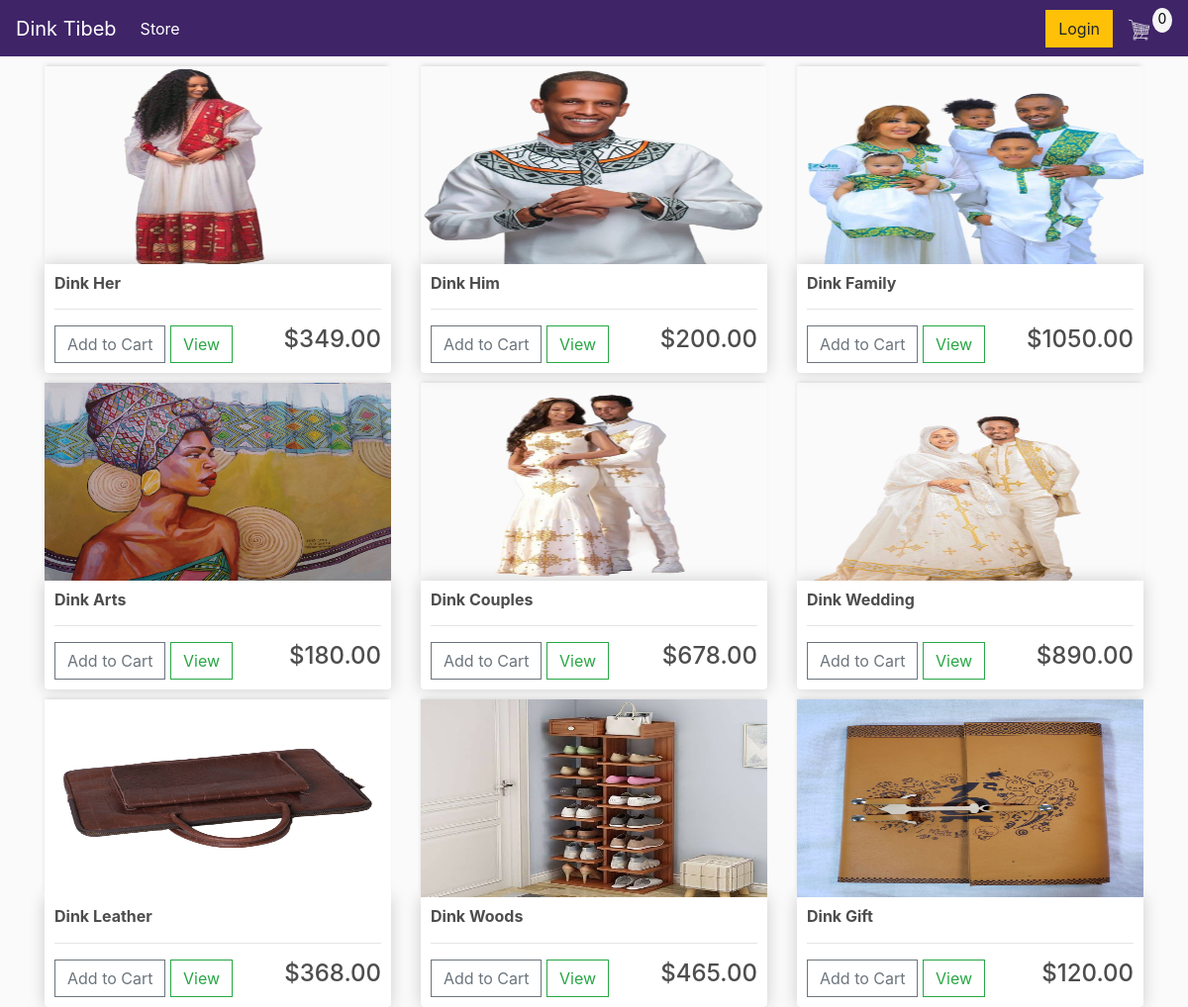
The page / on the database its author committed.
### dinkstore/models.py (models this page shows, shortened)
class Product(models.Model):
	name = models.CharField(max_length=200, null=True)
	price = models.FloatField()
	digital = models.BooleanField(default=False,null=True, blank=False)
	image = models.ImageField(null=True, blank=True)

### dinkstore/views.py (the view)
# urls.py: path('', views.store, name="store"),
def store(request):
	products = Product.objects.all()
	context = {'products':products}
	return render(request, 'dinkstore/store.html', context)

### dinkstore/templates/dinkstore/store.html
{% extends 'dinkstore/main.html' %}
{% load static %}
{% block content %}
	<div class="row">
		{% for product in products %}
		<div class="col-lg-4">
			<img class="thumbnail" src="{{product.image.url}}">
			<div class="box-element product">
				<h6><strong>{{product.name}}</strong></h6>
				<hr>
				<button  class="btn btn-outline-secondary add-btn">Add to Cart</button>
				<a class="btn btn-outline-success" href="#">View</a>
				<h4 style="display: inline-block; float: right">${{product.price|floatformat:2}}</h4>
			</div>
		</div>
		{% endfor %}
	</div>
{% endblock content %}

### dinkstore/templates/dinkstore/main.html (shortened to what this page needs)
<!DOCTYPE html>
{% load static %}
<html>
    <head>
           <link rel="stylesheet" href="https://stackpath.bootstrapcdn.com/bootstrap/4.4.1/css/bootstrap.min.css">
           <link rel="stylesheet" type="text/css" href="{% static 'css/main.css' %}">
     </head>
     <body>
        <nav class="navbar navbar-expand-lg navbar-dark bg-dark">
            <a class="navbar-brand" href="{% url 'store' %}">Dink Tibeb</a>
            <div class="collapse navbar-collapse" id="navbarSupportedContent">
                <ul class="navbar-nav mr-auto">
                <li class="nav-item active">
                    <a class="nav-link" href="{% url 'store' %}">Store <span class="sr-only">(current)</span></a>
                </li>
                </ul>
                <div class="form-inline my-2 my-lg-0">
                    <a href="#"class="btn btn-warning">Login</a>
                    <a href="{% url 'cart' %}">
                       <img  id="cart-icon" src="{% static 'images/cart.PNG' %}">
                   </a>
                   <p id="cart-total">0</p>
               </div>
            </div>
            </nav>
        <div class="container">
            {% block content %}
            {% endblock content %}
        </div>
     </body>
</html>

### static/css/main.css (style rules this page uses)
body { background-color: hsl(0, 0%, 98%); }
h1,h2,h3,h4,h5,h6 { color:hsl(0, 0%, 30%); }
.box-element { box-shadow:hsl(0, 0%, 80%) 0 0 16px; background-color: #fff; border-radius: 4px; padding: 10px; }
.thumbnail { width: 100%; height: 200px; -webkit-box-shadow: -1px -3px 5px -2px rgba(214,214,214,1); -moz-box-shadow: -1px -3px 5px -2px rgba(214,214,214,1); box-shadow: -1px -3px 5px -2px rgba(214,214,214,1); }
.product { border-radius: 0 0 4px 4px; }
.bg-dark { background-color: #3F2468!important; }
#cart-icon { width:25px; display: inline-block; margin-left: 15px; }
#cart-total { display: block; text-align: center; color:black; background-color: whitesmoke; width: 20px; height: 25px; border-radius: 50%; font-size: 14px; }
.col-lg-4, .col-lg-6, .col-lg-8, .col-lg-12 { margin-top: 10px; }
.btn { border-radius: 0; }

### rows shown on the page
Product: image (picture), name "Dink Her", price "349.00"
Product: image (picture), name "Dink Him", price "200.00"
Product: image (picture), name "Dink Family", price "1050.00"
Product: image (picture), name "Dink Arts", price "180.00"
Product: image (picture), name "Dink Couples", price "678.00"
Product: image (picture), name "Dink Wedding", price "890.00"
Product: image (picture), name "Dink Leather", price "368.00"
Product: image (picture), name "Dink Woods", price "465.00"
Product: image (picture), name "Dink Gift", price "120.00"
